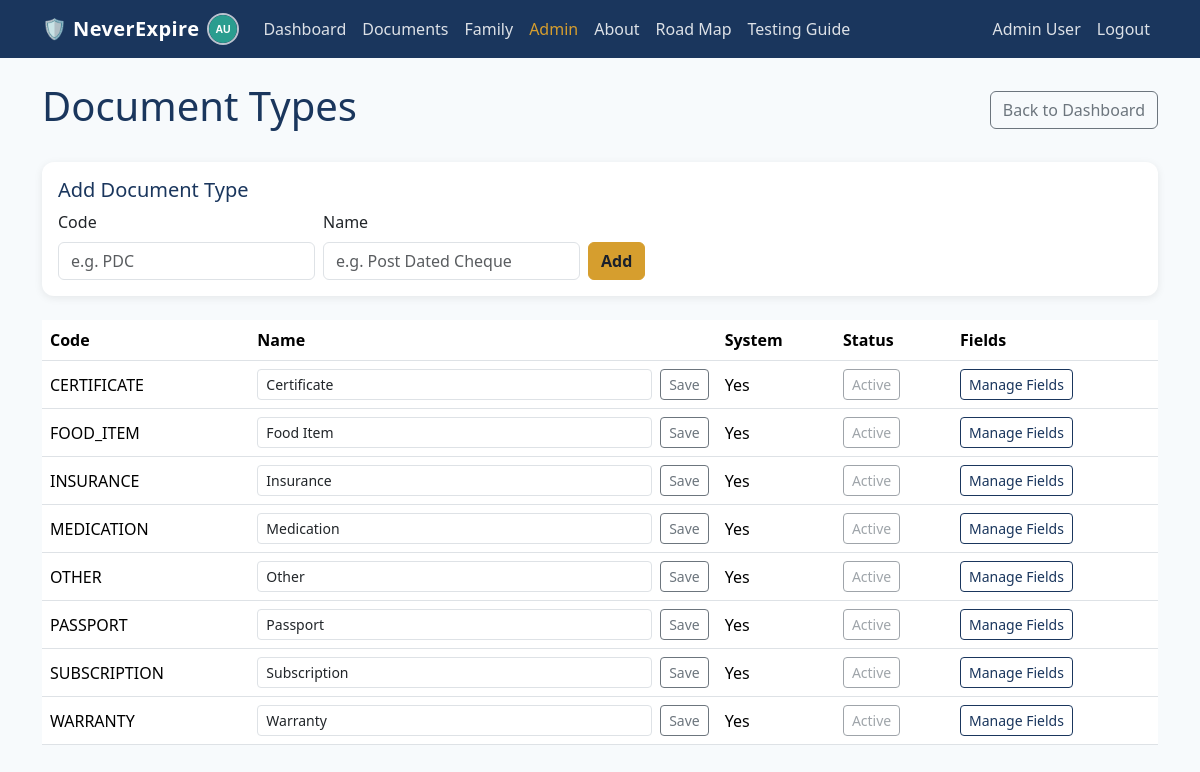
Page /admin/document-types (signed in) on the committed database.
### neverexpire/db/models/person.py (models this page shows)
class Person(Base, TimestampMixin):
    __tablename__ = "persons"
    id: Mapped[int] = mapped_column(primary_key=True)
    user_id: Mapped[int] = mapped_column(ForeignKey("users.id"), nullable=False, index=True)
    full_name: Mapped[str] = mapped_column(String(255), nullable=False)
    date_of_birth: Mapped[date | None] = mapped_column(Date, nullable=True)
    is_primary: Mapped[bool] = mapped_column(Boolean, default=False, nullable=False)
    is_active: Mapped[bool] = mapped_column(Boolean, default=True, nullable=False)
    photo_path: Mapped[str | None] = mapped_column(String(1024), nullable=True)
    user: Mapped["User"] = relationship(back_populates="persons")
    documents: Mapped[list["Document"]] = relationship(back_populates="person")
    relationships_from: Mapped[list["PersonRelationship"]] = relationship(
        back_populates="person",
        foreign_keys="PersonRelationship.person_id",
    )
    relationships_to: Mapped[list["PersonRelationship"]] = relationship(
        back_populates="related_person",
        foreign_keys="PersonRelationship.related_person_id",
    )

### neverexpire/db/models/user.py (models this page shows)
class User(Base, TimestampMixin):
    __tablename__ = "users"
    __table_args__ = (
        CheckConstraint("role IN ('user', 'admin')", name="ck_users_role"),
    )
    id: Mapped[int] = mapped_column(primary_key=True)
    email: Mapped[str] = mapped_column(String(255), unique=True, nullable=False, index=True)
    hashed_password: Mapped[str] = mapped_column(String(255), nullable=False)
    full_name: Mapped[str] = mapped_column(String(255), nullable=False)
    role: Mapped[str] = mapped_column(String(20), nullable=False, default="user")
    is_active: Mapped[bool] = mapped_column(Boolean, default=True, nullable=False)
    photo_path: Mapped[str | None] = mapped_column(String(1024), nullable=True)
    persons: Mapped[list["Person"]] = relationship(back_populates="user")
    audit_logs: Mapped[list["AuditLog"]] = relationship(back_populates="user")

### neverexpire/db/models/document_type.py (models this page shows)
class DocumentType(Base, TimestampMixin):
    __tablename__ = "document_types"
    id: Mapped[int] = mapped_column(primary_key=True)
    code: Mapped[str] = mapped_column(String(50), unique=True, nullable=False)
    default_name: Mapped[str] = mapped_column(String(100), nullable=False)
    is_active: Mapped[bool] = mapped_column(Boolean, default=True, nullable=False)
    is_system: Mapped[bool] = mapped_column(Boolean, default=False, nullable=False)
    translations: Mapped[list["DocumentTypeTranslation"]] = relationship(
        back_populates="document_type"
    )
    documents: Mapped[list["Document"]] = relationship(back_populates="document_type")
    extraction_runs: Mapped[list["DocumentExtractionRun"]] = relationship(
        back_populates="extracted_document_type"
    )
    field_definitions: Mapped[list["DocumentFieldDefinition"]] = relationship(
        back_populates="document_type"
    )

### neverexpire/web/routes/admin.py (the view, shortened to what this page needs)
@admin_bp.route("/document-types", methods=["GET", "POST"])
@admin_required
def document_types():
    types = list_document_types(g.db)
    return render_template("admin/document_types.html", document_types=types)

### neverexpire/db/admin_data.py (called while the page is built)
def list_document_types(session: Session) -> list[DocumentType]:
    return session.query(DocumentType).order_by(DocumentType.default_name).all()

### neverexpire/web/__init__.py (called while the page is built)
def create_app() -> Flask:
    app = Flask(__name__)
    app.config["SECRET_KEY"] = config.SECRET_KEY
    app.config["MAX_CONTENT_LENGTH"] = 10 * 1024 * 1024
    config.UPLOAD_DIR.mkdir(parents=True, exist_ok=True)
    config.STAGING_DIR.mkdir(parents=True, exist_ok=True)
    @app.before_request
    def open_db_session():
        g.db = SessionLocal()
    @app.teardown_request
    def close_db_session(exception=None):
        db = g.pop("db", None)
        if db is not None:
            db.close()
    @app.context_processor
    def inject_current_user():
        user = current_user()
        person = None
        if user is not None:
            person = next((p for p in user.persons if p.is_primary), None)
        return {"current_user": user, "current_person": person}
    from .routes import register_blueprints
    register_blueprints(app)
    return app

### neverexpire/web/auth.py (called while the page is built)
def current_user() -> User | None:
    user_id = session.get("user_id")
    if user_id is None:
        return None
    return g.db.get(User, user_id)

def admin_required(view):
    @wraps(view)
    def wrapped_view(*args, **kwargs):
        user = current_user()
        if user is None:
            return redirect(url_for("auth.login"))
        if user.role != "admin":
            abort(403)
        return view(*args, **kwargs)
    return wrapped_view

### neverexpire/web/templates/admin/document_types.html (shortened to what this page needs)
{% extends "base.html" %}
{% block content %}
<div class="d-flex justify-content-between align-items-center mb-4">
  <h1>Document Types</h1>
  <a class="btn btn-outline-secondary" href="{{ url_for('admin.dashboard') }}">Back to Dashboard</a>
</div>
<div class="card mb-4"><div class="card-body">
  <h5 class="card-title">Add Document Type</h5>
  <form method="post" class="row g-2 align-items-end">
    <div class="col-auto">
      <label class="form-label" for="code">Code</label>
      <input class="form-control" type="text" id="code" name="code" placeholder="e.g. PDC" required>
    </div>
    <div class="col-auto">
      <label class="form-label" for="default_name">Name</label>
      <input class="form-control" type="text" id="default_name" name="default_name" placeholder="e.g. Post Dated Cheque" required>
    </div>
    <div class="col-auto">
      <button class="btn btn-primary" type="submit">Add</button>
    </div>
  </form>
</div></div>
<table class="table align-middle">
  <thead>
    <tr><th>Code</th><th>Name</th><th>System</th><th>Status</th><th>Fields</th></tr>
  </thead>
  <tbody>
    {% for dt in document_types %}
    <tr>
      <td>{{ dt.code }}</td>
      <td>
        <form method="post" action="{{ url_for('admin.update_document_type', type_id=dt.id) }}" class="d-flex gap-2">
          <input class="form-control form-control-sm" type="text" name="default_name" value="{{ dt.default_name }}">
          <button class="btn btn-sm btn-outline-secondary" type="submit">Save</button>
        </form>
      </td>
      <td>{{ 'Yes' if dt.is_system else 'No' }}</td>
      <td>
        <form method="post" action="{{ url_for('admin.toggle_document_type', type_id=dt.id) }}">
          {% if dt.is_system and dt.is_active %}
          <button class="btn btn-sm btn-outline-secondary" type="submit" disabled title="System document types cannot be deactivated">Active</button>
          {% else %}
          <button class="btn btn-sm {{ 'btn-success' if dt.is_active else 'btn-outline-secondary' }}" type="submit">
            {{ 'Active' if dt.is_active else 'Inactive' }}
          </button>
          {% endif %}
        </form>
      </td>
      <td>
        <a class="btn btn-sm btn-outline-primary" href="{{ url_for('admin.document_type_fields', type_id=dt.id) }}">Manage Fields</a>
      </td>
    </tr>
    {% endfor %}
  </tbody>
</table>
{% endblock %}

### neverexpire/web/templates/base.html (shortened to what this page needs)
<!DOCTYPE html>
<html lang="en">
<head>
  <link href="https://cdn.jsdelivr.net/npm/bootstrap@5.3.3/dist/css/bootstrap.min.css" rel="stylesheet">
  <link href="{{ url_for('static', filename='style.css') }}" rel="stylesheet">
</head>
<body>
<nav class="navbar navbar-expand-lg navbar-dark bg-dark">
  <div class="container">
    <a class="navbar-brand d-flex align-items-center gap-2" href="{{ url_for('dashboard.index') }}">
      <span>🛡️ NeverExpire</span>
      {% if current_person and current_person.photo_path %}
      <img class="avatar-circle" src="{{ url_for('static', filename=current_person.photo_path) }}" alt="{{ current_person.full_name }}">
      {% endif %}
    </a>
    <div class="collapse navbar-collapse">
      <ul class="navbar-nav me-auto">
        {% if current_user %}
        <li class="nav-item"><a class="nav-link {{ 'active' if request.endpoint == 'dashboard.index' }}" href="{{ url_for('dashboard.index') }}">Dashboard</a></li>
        <li class="nav-item"><a class="nav-link {{ 'active' if request.endpoint and request.endpoint.startswith('documents.') }}" href="{{ url_for('documents.list_documents') }}">Documents</a></li>
        <li class="nav-item"><a class="nav-link {{ 'active' if request.endpoint and request.endpoint.startswith('family.') }}" href="{{ url_for('family.list_family') }}">Family</a></li>
        {% if current_user.role == 'admin' %}
        <li class="nav-item"><a class="nav-link {{ 'active' if request.endpoint and request.endpoint.startswith('admin.') }}" href="{{ url_for('admin.dashboard') }}">Admin</a></li>
        {% endif %}
        {% endif %}
        <li class="nav-item"><a class="nav-link {{ 'active' if request.endpoint == 'pages.about' }}" href="{{ url_for('pages.about') }}">About</a></li>
        <li class="nav-item"><a class="nav-link {{ 'active' if request.endpoint == 'pages.roadmap' }}" href="{{ url_for('pages.roadmap') }}">Road Map</a></li>
        <li class="nav-item"><a class="nav-link {{ 'active' if request.endpoint == 'pages.testing' }}" href="{{ url_for('pages.testing') }}">Testing Guide</a></li>
      </ul>
      <ul class="navbar-nav">
        {% if current_user %}
        <li class="nav-item"><span class="nav-link disabled">{{ current_user.full_name }}</span></li>
        <li class="nav-item"><a class="nav-link" href="{{ url_for('auth.logout') }}">Logout</a></li>
        {% else %}
        <li class="nav-item"><a class="nav-link" href="{{ url_for('auth.login') }}">Log in</a></li>
        {% endif %}
      </ul>
    </div>
  </div>
</nav>
<main class="container py-4">
  {% block content %}{% endblock %}
</main>
</body>
</html>

### neverexpire/web/static/style.css (style rules this page uses)
:root { --navy: #1A365D; --navy-dark: #142a4a; --gold: #D69E2E; --gold-dark: #b9841f; --danger: #E53E3E; --warning: #ED8936; --success: #38A169; --bg: #F7FAFC; --card-bg: #FFFFFF; --text-primary: #1A202C; --text-secondary: #718096; }
body { background-color: var(--bg); color: var(--text-primary); }
.navbar.bg-dark { background-color: var(--navy) !important; }
.navbar-brand { font-weight: 700; letter-spacing: 0.02em; color: #ffffff !important; }
.navbar-dark .navbar-nav .nav-link { color: rgba(255, 255, 255, 0.85) !important; }
.navbar-dark .navbar-nav .nav-link:hover, .navbar-dark .navbar-nav .nav-link:focus, .navbar-dark .navbar-nav .nav-link.active { color: var(--gold) !important; }
main h1, main h2, main h3 { color: var(--navy); }
a { color: var(--navy); }
.btn-primary { background-color: var(--gold); border-color: var(--gold); color: var(--text-primary); font-weight: 600; }
.btn-outline-primary { color: var(--navy); border-color: var(--navy); }
.card { border: none; border-radius: 12px; box-shadow: 0 2px 8px rgba(0, 0, 0, 0.08); }
.card .card-title { color: var(--navy); }
.table thead { background-color: #EDF2F7; }
.avatar-circle { width: 32px; height: 32px; border-radius: 50%; object-fit: cover; border: 2px solid rgba(255, 255, 255, 0.7); }

### rows in the picture
Person: photo_path (picture)
User: full_name "Admin User"
DocumentType: code "CERTIFICATE", default_name "Certificate", is_system "Yes", is_active "Active"
DocumentType: code "FOOD_ITEM", default_name "Food Item", is_system "Yes", is_active "Active"
DocumentType: code "INSURANCE", default_name "Insurance", is_system "Yes", is_active "Active"
DocumentType: code "MEDICATION", default_name "Medication", is_system "Yes", is_active "Active"
DocumentType: code "OTHER", default_name "Other", is_system "Yes", is_active "Active"
DocumentType: code "PASSPORT", default_name "Passport", is_system "Yes", is_active "Active"
DocumentType: code "SUBSCRIPTION", default_name "Subscription", is_system "Yes", is_active "Active"
DocumentType: code "WARRANTY", default_name "Warranty", is_system "Yes", is_active "Active"
